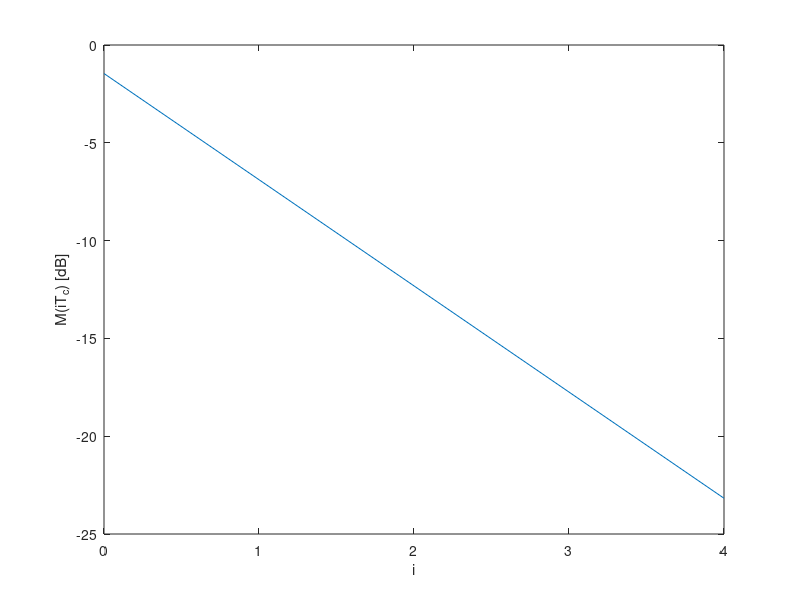

Recreate this plot in MATLAB. (Note: this script raises an error after producing the figure.)
close all; clear all; clc;

T = 1; % Symbol period?
tau_rms = 0.2*T;
N_h = 5;
Tc = T/4;

Kpdp = N_h;
tau = transpose((0:Kpdp-1) .* Tc);
pdp = exp(-tau/tau_rms)./tau_rms;
norm_pdp = pdp ./ sum(pdp);

rice_factor = 10^(2 / 10); % 2dB
C = sqrt(rice_factor/(rice_factor+1)); % Assuming normalized pdp

% Plot of the PDP(0..4)
figure;
plot(0:4, 10*log10(norm_pdp(1:5)));
xlabel('i');
ylabel('M(iT_c) [dB]');
print('plot_pdp', '-depsc');

% Table of the PDP(0..4)
fprintf('Normalized PDP values:\n');
for i=0:4
    fprintf('  M(%dT_c) & \\SI{%.3f}{\\dB} \\\\\n', i, 10*log10(norm_pdp(i+1)));
end

fdTc = 25e-5;
fd = fdTc / Tc;
K = 80000;
seed = 1992830049;
h = generate_ch_response(Tc, fd, norm_pdp, C, N_h, K, seed);

% Plot the channel h
Kplot = 12000;
figure;
subplot(1,3,1);
plot(0:Kplot-1, abs(h(1,1:Kplot)));
ylabel('|h_0(kT_c)|');
xlabel('k');
ylim([0 1.5]);
xlim([0 Kplot-1]);
subplot(1,3,2);
plot(0:Kplot-1, abs(h(3,1:Kplot)));
ylabel('|h_2(kT_c)|');
xlabel('k');
ylim([0 1.5]);
xlim([0 Kplot-1]);
subplot(1,3,3);
plot(0:Kplot-1, abs(h(5,1:Kplot)));
ylabel('|h_4(kT_c)|');
xlabel('k');
ylim([0 1.5]);
xlim([0 Kplot-1]);
%set(gcf, 'PaperPosition', [0 0 1600 900])
set(gcf, 'Units','centimeters', 'Position',[0 0 25 10])

%# set size on printed paper
set(gcf, 'PaperUnits','centimeters', 'PaperPosition',[0 0 25 10])
%# WYSIWYG mode: you need to adjust your screen's DPI (*)
set(gcf, 'PaperPositionMode','auto')
print('plot_h_coeff', '-depsc');

fprintf('The coherence time is %.3fT\n', 1/(10*fdTc))

% PSD 
Kf = 80000; % We need the resolution to see D
f = linspace(0, 1/Tc, Kf);
D = classical_doppler_spectrum(f, fd);
kfd = ceil(fdTc*Kf);
D(Kf - kfd +1:Kf) = flip(D(1:kfd));
%D = D ./ sum(D); % Must integrate to 1
theor_spec = D .* (norm_pdp(1) - C^2);
theor_spec(1) = theor_spec(1) + C^2*Kf;
theor_spec(Kf) = theor_spec(1);

welch_D = 5000;
welch_S = 1200;
%welch = psd_welch_estim(transpose(h(1,:)), rectwin(welch_D), welch_D, welch_S, Kf);
welch = pwelch(h(1,:), rectwin(welch_D), welch_S, Kf);

figure;
hold all;

% Draw the vertical line at fd
theor_spec_db = 10*log10(theor_spec);
i_inf = find(theor_spec_db == -Inf);
theor_spec_db(i_inf) = -1000;

plot(f, 10*log10(welch));
plot(f, theor_spec_db);
xlabel('lambda');
ylabel('dB');
legend('Welch', 'Theoretical');
ylim([-40, 10]);
print('plot_psd', '-depsc');

figure;
hold all;
plot(f, 10*log10(welch));
plot(f, theor_spec_db);
xlabel('lambda');
ylabel('dB');
legend('Welch', 'Theoretical');
xlim([0, 3*fd]);
ylim([-20, 30]);
print('plot_psd_detail', '-depsc');

% Histogram of h_0
h_0_abs = abs(h(1,:)) ./ sqrt(norm_pdp(1));
[pdf, a_pdf] = empirical_pdf(h_0_abs, 2048);
a_theo = linspace(0, 3, 2048);
theo_pdf = rice_pdf(a_theo, rice_factor);

figure;
hold all;
plot(a_pdf, pdf);
plot(a_theo, theo_pdf);
xlim([0 3]);
ylim([0 2]);
ylabel('p(a)')
xlabel('a');
legend('Estimated', 'Rice');
print('plot_pdf', '-depsc');
